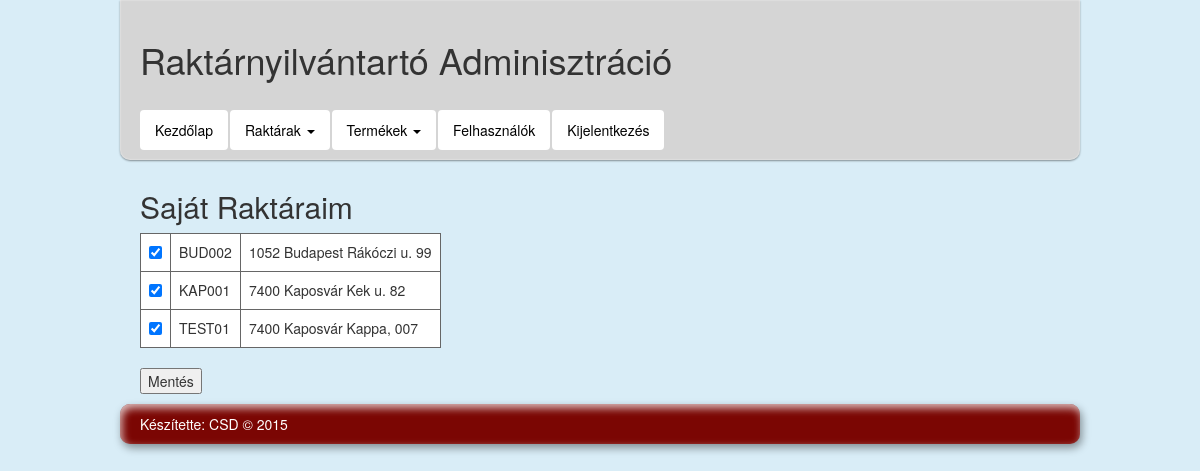
The app's page /admin?q=storeactive (signed in) with its own data.
### tables this page shows
CREATE TABLE IF NOT EXISTS `stores` (
  `id` varchar(8) NOT NULL,
  `post_code` varchar(4) NOT NULL,
  `city` varchar(30) NOT NULL,
  `address` varchar(50) NOT NULL,
  `manager_id` int(11) NOT NULL,
  `active` tinyint(4) NOT NULL DEFAULT '1'
);

### admin/controllers/storeActivePage.php (called while the page is built, shortened)
<?php
$query = "SELECT * FROM `stores` WHERE manager_id=" . $_SESSION['id'];
$active = $db->query($query);
?>

### admin/views/storeActivePage.php (the view, shortened to what this page needs)
<?php include('includes/header.php'); ?>
<div id="content">
    <?php if ($_SESSION['rights'] <= 3) : ?>
        <h2>Saját Raktáraim</h2>
        <form name="activeForm" method="post" id="activeForm">
            <table>
                <?php
                $c = 1;
                foreach ($active as $item) {
                    echo '<tr>';
                    if ($item ['active']) {
                        echo '<td> <input type="hidden" name="stores' . $c . '" value="' . $item['id'] . '"><input type="checkbox" checked="checked" name="activate' . $c . '" value="1"></td>';
                    } else {
                        echo '<td> <input type="hidden" name="stores' . $c . '" value="' . $item['id'] . '"><input type="checkbox" name="activate' . $c . '" value="1"></td>';
                    }
                    echo '<td>' . $item['id'] . '</td>';
                    echo '<td>' . $item['post_code'] . " " . $item['city'] . " " . $item['address'] . '</td>';
                    echo '</tr>';
                    $c++;
                }
                ?>
            </table><br>
            <input type="submit" name="activeSubmit" value="Mentés">
        </form>
    <?php endif; ?>
</div>
<?php include('includes/footer.php'); ?>

### views/css/base.css (style rules this page uses)
body { margin: 0; background-color: #d9edf7; }
#content { padding: 10px 20px; max-width: 960px; margin: 0 auto; }

### admin/views/storeActivePage.php (style rules this page uses)
td { border-width: 1px; padding: 8px; border-style: solid; border-color: #666666; background-color: #ffffff; }

### records on screen
stores: id "BUD002", post_code "1052", city "Budapest", address "Rákóczi u. 99"
stores: id "KAP001", post_code "7400", city "Kaposvár", address "Kek u. 82"
stores: id "TEST01", post_code "7400", city "Kaposvár", address "Kappa, 007"
